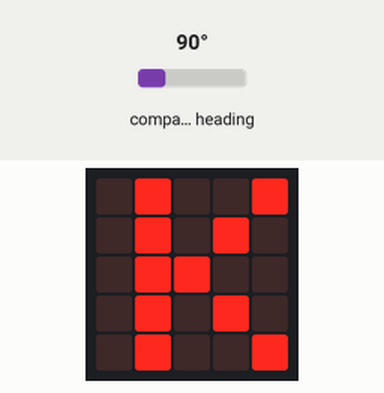
A program run on a simulated BBC micro:bit (MakeCode). Parts: the board's 5×5 LED display. The test bench sets the inputs (shaded band); at power-on: compass heading 90°. The compass is already calibrated.

Above: at 1.2 s.
1.3 s: compass heading set to 130°
2.8 s: compass heading set to 139°
At 3.9 s:
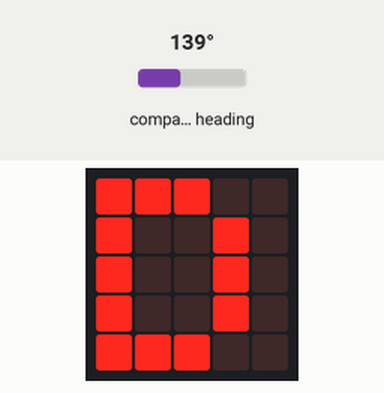
4.4 s: compass heading set to 220°
5.9 s: compass heading set to 231°
At 7.5 s:
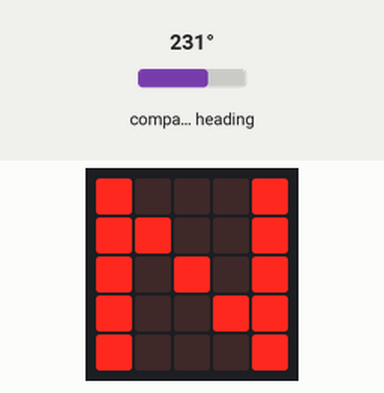
7.8 s: compass heading set to 312°
9.3 s: compass heading set to 322°
At 11.1 s:
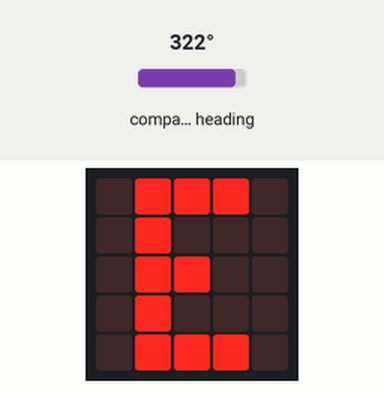
Timing chart, 0 to 12.1 s (numbered marks = the images above; inputs shaded):
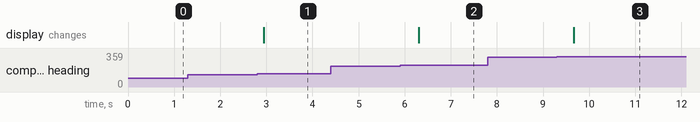

Measured:
- the behaviour switches between 135 and 136° on compass heading (found by bisection; images 0 and 1)
- the behaviour switches between 225 and 226° on compass heading (found by bisection; images 1 and 2)
- the behaviour switches between 315 and 316° on compass heading (found by bisection; images 2 and 3)
- after the input at 1.3 s, every drawn part: stays the same
- after the input at 2.8 s, the display: changes after 0.14 s (image 1)
- after the input at 4.4 s, every drawn part: stays the same
- after the input at 5.9 s, the display: changes after 0.40 s (image 2)
- after the input at 7.8 s, every drawn part: stays the same
- after the input at 9.3 s, the display: changes after 0.37 s (image 3)

The program:

main.ts
```typescript
let fok = 0
basic.forever(function () {
    fok = input.compassHeading()
    if (fok < 45 && fok < 0 || fok < 360 && fok > 315) {
        basic.showLeds(`
            . # # # .
            . # . . .
            . # # . .
            . # . . .
            . # # # .
            `)
    } else if (fok > 45 && fok < 135) {
        basic.showLeds(`
            . # . . #
            . # . # .
            . # # . .
            . # . # .
            . # . . #
            `)
    } else if (fok < 225 && fok > 135) {
        basic.showLeds(`
            # # # . .
            # . . # .
            # . . # .
            # . . # .
            # # # . .
            `)
    } else if (fok < 315 && fok > 225) {
        basic.showLeds(`
            # . . . #
            # # . . #
            # . # . #
            # . . # #
            # . . . #
            `)
    }
})
```

test.ts
```typescript
// ide kerülnek a tesztek; a rendszer ezt nem kompilálja, ha a csomagot bővítményként használják.
```
